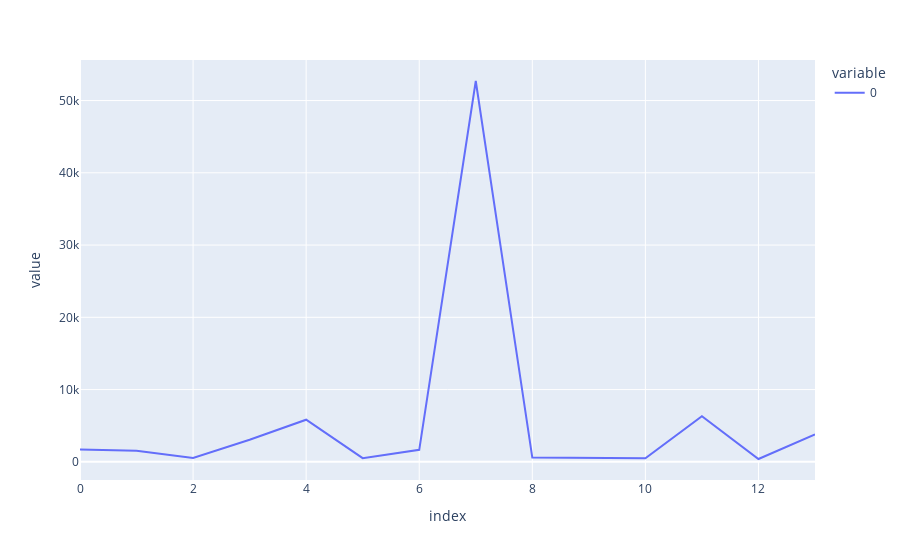

Notebook source saved alongside this figure:
### Code cell
thr=2000
aa,bb,re=count_obj2(img_d,255)
bbb=[x[0] for x in bb]
aaa=[]
aab=[]
for i in bb:
    if i[0]>2000:
        aaa.append(i[0])
        aab.append(i[1]+1)
print("Number of cluster:",len(aaa))
print(aab)
px.line(bbb)

### Figure 1 — Plotly figure (JSON) as saved in the notebook; plotly's stock layout.template omitted (floating-point values rounded to 4 significant figures)
{"data": [{"hovertemplate": "variable=0<br>index=%{x}<br>value=%{y}<extra></extra>", "legendgroup": "0", "line": {"color": "#636efa", "dash": "solid"}, "marker": {"symbol": "circle"}, "mode": "lines", "name": "0", "orientation": "v", "showlegend": true, "type": "scatter", "x": [0, 1, 2, 3, 4, 5, 6, 7, 8, 9, 10, 11, 12, 13], "xaxis": "x", "y": [1709, 1527, 540, 3067, 5832, 512, 1667, 52704, 589, 540, 498, 6301, 393, 3795], "yaxis": "y"}], "layout": {"legend": {"title": {"text": "variable"}, "tracegroupgap": 0}, "margin": {"t": 60}, "xaxis": {"anchor": "y", "domain": [0, 1], "title": {"text": "index"}}, "yaxis": {"anchor": "x", "domain": [0, 1], "title": {"text": "value"}}}}
